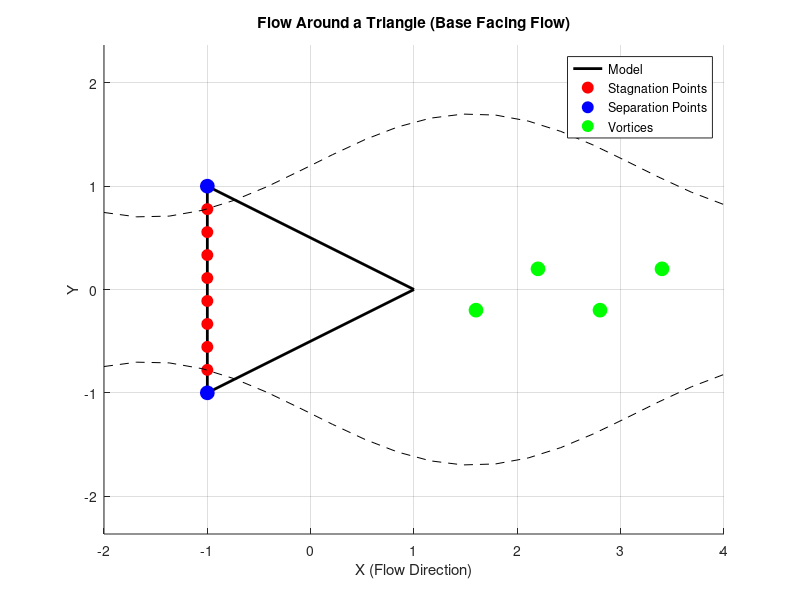

Reproduce this figure in MATLAB.
clc;
clear;
close all;

% مختصات مثلث
x_triangle = [1, -1, -1, 1];  % مختصات X برای رسم مثلث
y_triangle = [0, -1, 1, 0];   % مختصات Y برای رسم مثلث

figure;
hold on;

% رسم مثلث با ضلع به سمت جریان
plot(x_triangle, y_triangle, 'k', 'LineWidth', 2);  % رسم مثلث

% افزودن نقاط سکون (کل ضلع سمت چپ)
stagnation_points_x = linspace(-1, -1, 10);
stagnation_points_y = linspace(-1, 1, 10);
plot(stagnation_points_x, stagnation_points_y, 'ro', 'MarkerSize', 8, 'MarkerFaceColor', 'r');

% افزودن نقاط جدایش (دو گوشه سمت چپ مثلث) در یک خط
separation_points_x = [-1, -1];  % مختصات X برای هر دو نقطه
separation_points_y = [1, -1];   % مختصات Y برای هر دو نقطه

plot(separation_points_x, separation_points_y, 'bo', 'MarkerSize', 10, 'MarkerFaceColor', 'b');

vortex_spacing = 0.6;
for i = 1:4
    vortex_x = 1 + i * vortex_spacing;
    vortex_y = 0.2 * (-1)^i;
    plot(vortex_x, vortex_y, 'go', 'MarkerSize', 10, 'MarkerFaceColor', 'g');
end

% رسم جریان در اطراف مثلث (حدسی)
x_stream = linspace(-2, 4, 20);  % خطوط جریان در جهت X
y_stream_top = 0.5 * sin(x_stream);  % خط بالا
y_stream_bottom = -0.5 * sin(x_stream);  % خط پایین

plot(x_stream, y_stream_top + 1.2, '--k');  % جریان بالا
plot(x_stream, y_stream_bottom - 1.2, '--k');  % جریان پایین

% تنظیمات نهایی نمودار
axis equal;
xlabel('X (Flow Direction)');
ylabel('Y');
title('Flow Around a Triangle (Base Facing Flow)');
legend('Model', 'Stagnation Points', 'Separation Points', 'Vortices');
grid on;
hold off;